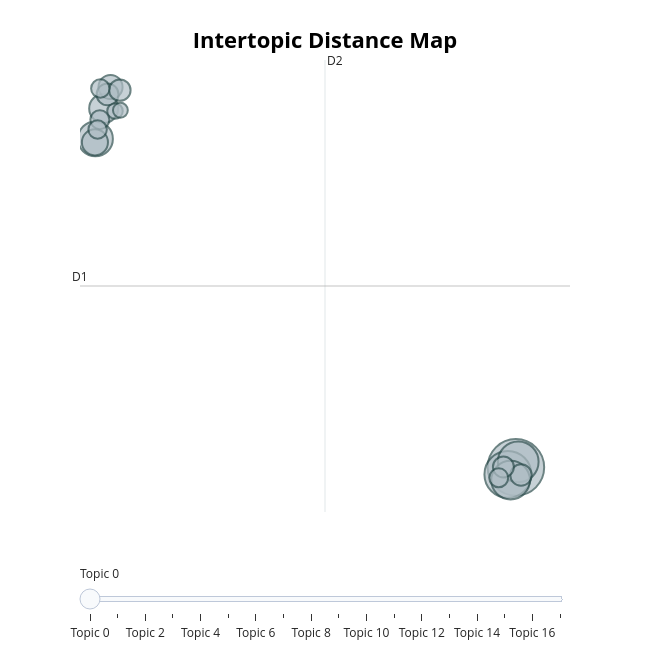

The notebook cell saved with this chart:
### Markdown cell above
## Vizualisation

### Code cell
topic_model.visualize_topics()

### Figure 1 — Plotly figure (JSON) as saved in the notebook; plotly's stock layout.template omitted (floating-point values rounded to 4 significant figures)
{"data": [{"customdata": [[0, "basket | red | yellow | mushrooms | red basket", 160], [1, "mushrooms | gnome | gnomes | try | colour", 110], [2, "basket | red | baskets | yellow | points", 83], [3, "mushrooms | colours | mushroom | color | make", 75], [4, "hat | gnome | hats | short | tall", 61], [5, "points | gnome | group | gnomes | colour", 42], [6, "hats | tall | hat | tall hats | taller", 34], [7, "keys | just | breaks | fingers | game", 29], [8, "points | choose | colours | colour | pink", 24], [9, "purple | blue | green | pink | brown", 23], [10, "forest | gnomes forest | mushrooms | green | green yellow", 23], [11, "hat | mushrooms | hats | modifier | tall", 22], [12, "points | mushrooms | try | gnome | picking", 18], [13, "groups | score | scores | group | higher", 18], [14, "pattern | random | advice | did | patterns", 17], [15, "gnome | rewards | colour | reward | colours", 17], [16, "value | multiplier | use | 1x | gnome", 12], [17, "paying | round | rounds | gnome | test", 11]], "hovertemplate": "<b>Topic %{customdata[0]}</b><br>%{customdata[1]}<br>Size: %{customdata[2]}", "legendgroup": "", "marker": {"color": "#B0BEC5", "line": {"color": "DarkSlateGrey", "width": 2}, "size": [160, 110, 83, 75, 61, 42, 34, 29, 24, 23, 23, 22, 18, 18, 17, 17, 12, 11], "sizemode": "area", "sizeref": 0.1, "symbol": "circle"}, "mode": "markers", "name": "", "orientation": "v", "showlegend": false, "type": "scatter", "x": [15.1, 14.73, 15.21, 14.85, -4.655, -4.267, -4.677, -3.945, -4.083, -3.506, 15.34, 14.52, 14.3, -4.447, -4.423, -4.552, -3.735, -3.481], "xaxis": "x", "y": [-13.25, -13.71, -12.88, -14.09, 8.538, 10.55, 8.308, 11.97, 11.49, 11.77, -13.76, -13.22, -13.94, 9.811, 11.88, 9.159, 10.39, 10.44], "yaxis": "y"}], "layout": {"annotations": [{"showarrow": false, "text": "D1", "x": -5.379, "y": -1.219, "yshift": 10}, {"showarrow": false, "text": "D2", "x": 6.133, "xshift": 10, "y": 13.77}], "height": 650, "hoverlabel": {"bgcolor": "white", "font": {"family": "Rockwell", "size": 16}}, "legend": {"itemsizing": "constant", "tracegroupgap": 0}, "margin": {"t": 60}, "shapes": [{"line": {"color": "#CFD8DC", "width": 2}, "type": "line", "x0": 6.133, "x1": 6.133, "y0": -16.21, "y1": 13.77}, {"line": {"color": "#9E9E9E", "width": 2}, "type": "line", "x0": -5.379, "x1": 17.65, "y0": -1.219, "y1": -1.219}], "sliders": [{"active": 0, "pad": {"t": 50}, "steps": [{"args": [{"marker.color": [["red", "#B0BEC5", "#B0BEC5", "#B0BEC5", "#B0BEC5", "#B0BEC5", "#B0BEC5", "#B0BEC5", "#B0BEC5", "#B0BEC5", "#B0BEC5", "#B0BEC5", "#B0BEC5", "#B0BEC5", "#B0BEC5", "#B0BEC5", "#B0BEC5", "#B0BEC5"]]}], "label": "Topic 0", "method": "update"}, {"args": [{"marker.color": [["#B0BEC5", "red", "#B0BEC5", "#B0BEC5", "#B0BEC5", "#B0BEC5", "#B0BEC5", "#B0BEC5", "#B0BEC5", "#B0BEC5", "#B0BEC5", "#B0BEC5", "#B0BEC5", "#B0BEC5", "#B0BEC5", "#B0BEC5", "#B0BEC5", "#B0BEC5"]]}], "label": "Topic 1", "method": "update"}, {"args": [{"marker.color": [["#B0BEC5", "#B0BEC5", "red", "#B0BEC5", "#B0BEC5", "#B0BEC5", "#B0BEC5", "#B0BEC5", "#B0BEC5", "#B0BEC5", "#B0BEC5", "#B0BEC5", "#B0BEC5", "#B0BEC5", "#B0BEC5", "#B0BEC5", "#B0BEC5", "#B0BEC5"]]}], "label": "Topic 2", "method": "update"}, {"args": [{"marker.color": [["#B0BEC5", "#B0BEC5", "#B0BEC5", "red", "#B0BEC5", "#B0BEC5", "#B0BEC5", "#B0BEC5", "#B0BEC5", "#B0BEC5", "#B0BEC5", "#B0BEC5", "#B0BEC5", "#B0BEC5", "#B0BEC5", "#B0BEC5", "#B0BEC5", "#B0BEC5"]]}], "label": "Topic 3", "method": "update"}, {"args": [{"marker.color": [["#B0BEC5", "#B0BEC5", "#B0BEC5", "#B0BEC5", "red", "#B0BEC5", "#B0BEC5", "#B0BEC5", "#B0BEC5", "#B0BEC5", "#B0BEC5", "#B0BEC5", "#B0BEC5", "#B0BEC5", "#B0BEC5", "#B0BEC5", "#B0BEC5", "#B0BEC5"]]}], "label": "Topic 4", "method": "update"}, {"args": [{"marker.color": [["#B0BEC5", "#B0BEC5", "#B0BEC5", "#B0BEC5", "#B0BEC5", "red", "#B0BEC5", "#B0BEC5", "#B0BEC5", "#B0BEC5", "#B0BEC5", "#B0BEC5", "#B0BEC5", "#B0BEC5", "#B0BEC5", "#B0BEC5", "#B0BEC5", "#B0BEC5"]]}], "label": "Topic 5", "method": "update"}, {"args": [{"marker.color": [["#B0BEC5", "#B0BEC5", "#B0BEC5", "#B0BEC5", "#B0BEC5", "#B0BEC5", "red", "#B0BEC5", "#B0BEC5", "#B0BEC5", "#B0BEC5", "#B0BEC5", "#B0BEC5", "#B0BEC5", "#B0BEC5", "#B0BEC5", "#B0BEC5", "#B0BEC5"]]}], "label": "Topic 6", "method": "update"}, {"args": [{"marker.color": [["#B0BEC5", "#B0BEC5", "#B0BEC5", "#B0BEC5", "#B0BEC5", "#B0BEC5", "#B0BEC5", "red", "#B0BEC5", "#B0BEC5", "#B0BEC5", "#B0BEC5", "#B0BEC5", "#B0BEC5", "#B0BEC5", "#B0BEC5", "#B0BEC5", "#B0BEC5"]]}], "label": "Topic 7", "method": "update"}, {"args": [{"marker.color": [["#B0BEC5", "#B0BEC5", "#B0BEC5", "#B0BEC5", "#B0BEC5", "#B0BEC5", "#B0BEC5", "#B0BEC5", "red", "#B0BEC5", "#B0BEC5", "#B0BEC5", "#B0BEC5", "#B0BEC5", "#B0BEC5", "#B0BEC5", "#B0BEC5", "#B0BEC5"]]}], "label": "Topic 8", "method": "update"}, {"args": [{"marker.color": [["#B0BEC5", "#B0BEC5", "#B0BEC5", "#B0BEC5", "#B0BEC5", "#B0BEC5", "#B0BEC5", "#B0BEC5", "#B0BEC5", "red", "#B0BEC5", "#B0BEC5", "#B0BEC5", "#B0BEC5", "#B0BEC5", "#B0BEC5", "#B0BEC5", "#B0BEC5"]]}], "label": "Topic 9", "method": "update"}, {"args": [{"marker.color": [["#B0BEC5", "#B0BEC5", "#B0BEC5", "#B0BEC5", "#B0BEC5", "#B0BEC5", "#B0BEC5", "#B0BEC5", "#B0BEC5", "#B0BEC5", "red", "#B0BEC5", "#B0BEC5", "#B0BEC5", "#B0BEC5", "#B0BEC5", "#B0BEC5", "#B0BEC5"]]}], "label": "Topic 10", "method": "update"}, {"args": [{"marker.color": [["#B0BEC5", "#B0BEC5", "#B0BEC5", "#B0BEC5", "#B0BEC5", "#B0BEC5", "#B0BEC5", "#B0BEC5", "#B0BEC5", "#B0BEC5", "#B0BEC5", "red", "#B0BEC5", "#B0BEC5", "#B0BEC5", "#B0BEC5", "#B0BEC5", "#B0BEC5"]]}], "label": "Topic 11", "method": "update"}, {"args": [{"marker.color": [["#B0BEC5", "#B0BEC5", "#B0BEC5", "#B0BEC5", "#B0BEC5", "#B0BEC5", "#B0BEC5", "#B0BEC5", "#B0BEC5", "#B0BEC5", "#B0BEC5", "#B0BEC5", "red", "#B0BEC5", "#B0BEC5", "#B0BEC5", "#B0BEC5", "#B0BEC5"]]}], "label": "Topic 12", "method": "update"}, {"args": [{"marker.color": [["#B0BEC5", "#B0BEC5", "#B0BEC5", "#B0BEC5", "#B0BEC5", "#B0BEC5", "#B0BEC5", "#B0BEC5", "#B0BEC5", "#B0BEC5", "#B0BEC5", "#B0BEC5", "#B0BEC5", "red", "#B0BEC5", "#B0BEC5", "#B0BEC5", "#B0BEC5"]]}], "label": "Topic 13", "method": "update"}, {"args": [{"marker.color": [["#B0BEC5", "#B0BEC5", "#B0BEC5", "#B0BEC5", "#B0BEC5", "#B0BEC5", "#B0BEC5", "#B0BEC5", "#B0BEC5", "#B0BEC5", "#B0BEC5", "#B0BEC5", "#B0BEC5", "#B0BEC5", "red", "#B0BEC5", "#B0BEC5", "#B0BEC5"]]}], "label": "Topic 14", "method": "update"}, {"args": [{"marker.color": [["#B0BEC5", "#B0BEC5", "#B0BEC5", "#B0BEC5", "#B0BEC5", "#B0BEC5", "#B0BEC5", "#B0BEC5", "#B0BEC5", "#B0BEC5", "#B0BEC5", "#B0BEC5", "#B0BEC5", "#B0BEC5", "#B0BEC5", "red", "#B0BEC5", "#B0BEC5"]]}], "label": "Topic 15", "method": "update"}, {"args": [{"marker.color": [["#B0BEC5", "#B0BEC5", "#B0BEC5", "#B0BEC5", "#B0BEC5", "#B0BEC5", "#B0BEC5", "#B0BEC5", "#B0BEC5", "#B0BEC5", "#B0BEC5", "#B0BEC5", "#B0BEC5", "#B0BEC5", "#B0BEC5", "#B0BEC5", "red", "#B0BEC5"]]}], "label": "Topic 16", "method": "update"}, {"args": [{"marker.color": [["#B0BEC5", "#B0BEC5", "#B0BEC5", "#B0BEC5", "#B0BEC5", "#B0BEC5", "#B0BEC5", "#B0BEC5", "#B0BEC5", "#B0BEC5", "#B0BEC5", "#B0BEC5", "#B0BEC5", "#B0BEC5", "#B0BEC5", "#B0BEC5", "#B0BEC5", "red"]]}], "label": "Topic 17", "method": "update"}]}], "title": {"font": {"color": "Black", "size": 22}, "text": "<b>Intertopic Distance Map</b>", "x": 0.5, "xanchor": "center", "y": 0.95, "yanchor": "top"}, "width": 650, "xaxis": {"anchor": "y", "domain": [0, 1], "range": [-5.379, 17.65], "title": {"text": ""}, "visible": false}, "yaxis": {"anchor": "x", "domain": [0, 1], "range": [-16.21, 13.77], "title": {"text": ""}, "visible": false}}}
